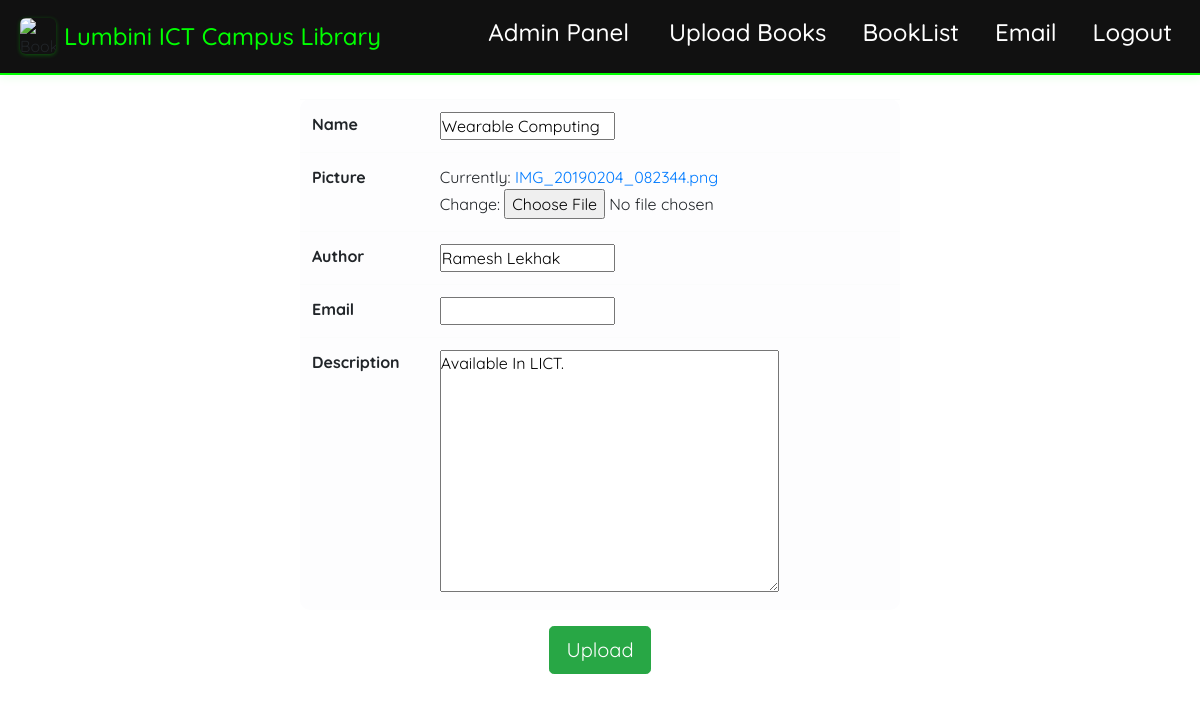
Screenshot of /update/1 with the database file from the repository.
### Library/models.py (models this page shows, shortened)
class Book(models.Model):
    name = models.CharField(max_length=50)
    picture=models.ImageField()
    author=models.CharField(max_length=50,default='Guest')
    email=models.EmailField(blank=True)
    description = models.TextField(default='Available In LICT')

### Library/views.py (the view)
# urls.py: path('update/<int:book_id>',views.update_book),
def update_book(request,book_id):
	book_id = int(book_id)
	try:
		book_shelf = Book.objects.get(id=book_id)
	except Book.DoesNotExist:
		return redirect('library')
	book_form = BookCreate(request.POST or None, instance=book_shelf)
	if book_form.is_valid():
		book_form.save()
		return redirect('library')
	return render(request,'uploadform.html',{'upload_form':book_form})

### Library/forms.py
class BookCreate(forms.ModelForm):
    class Meta:
        model = Book
        fields = '__all__'

### templates/uploadform.html (shortened to what this page needs)
{% extends 'library.html' %}
{% block content %}
<center>
    <form method="POST" enctype="multipart/form-data">
        <table class="w-50 table table-light" style="border-radius: 10px;">
           {% for field in upload_form %}
            <tr>
                <th> {{field.label}} </th>
                <td> {{field}} </td>
            </tr>
         {% endfor %}
        </table>
        <button type="submit" class="btn btn-lg btn-success md-5">Upload</button>
    </form>
</center>
{% endblock %}

### static/navbar.css (style rules this page uses)
* { box-sizing: border-box; margin: 0; padding: 0; font-family: 'Quicksand', sans-serif; }

### rows the page displays
Book: upload_form "Wearable Computing" "Ramesh Lekhak" "Available In LICT."

### other values shown
{{ field.label }} "Name" "Picture" "Author" "Email" "Description"
